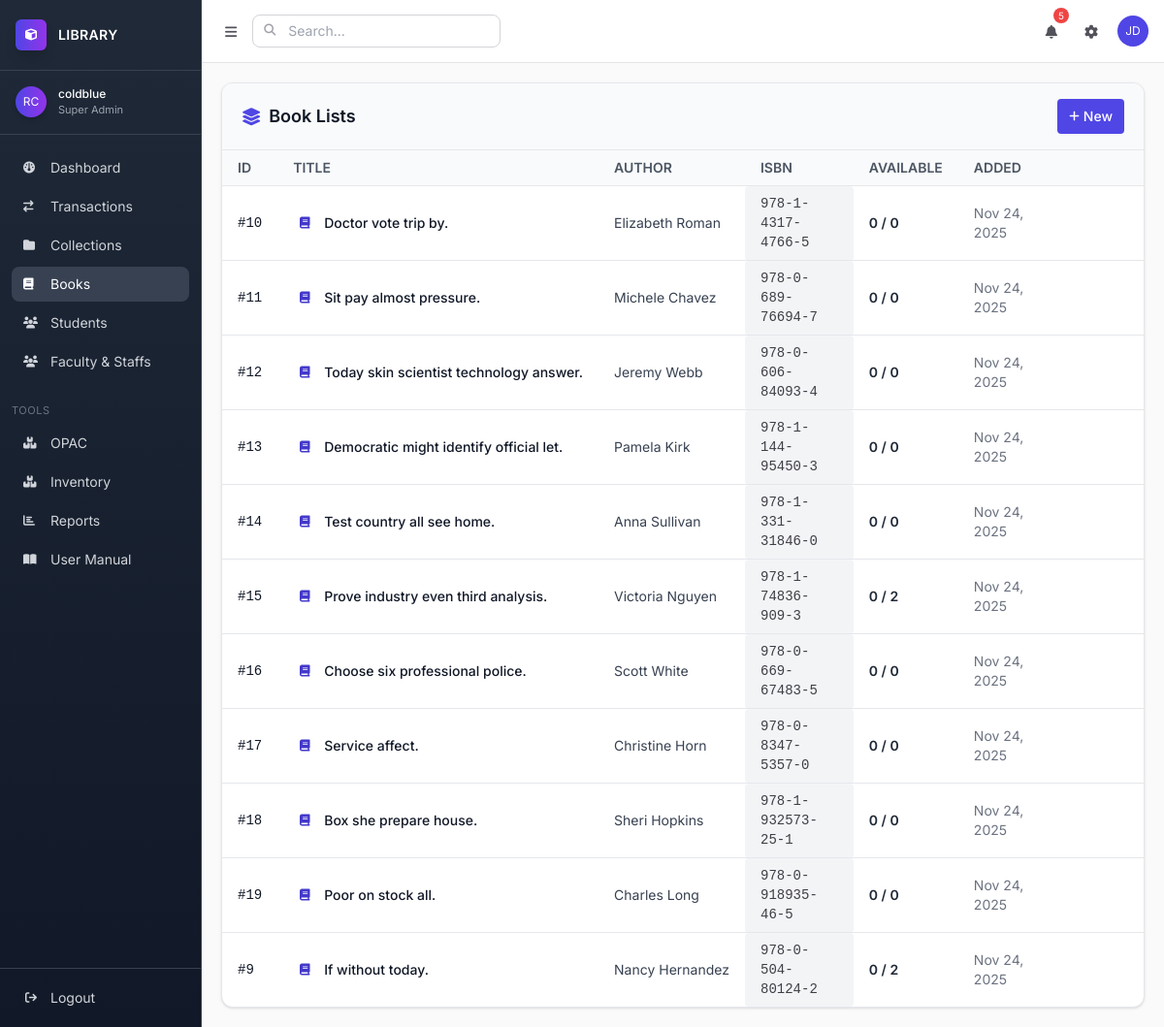
Page /library/list/ (signed in) on the committed database.
### apps/app2/models.py (models this page shows, shortened)
class Book(models.Model):
    collection = models.ForeignKey(
        Collection, on_delete=models.SET_NULL, null=True, blank=True, related_name="books"
    )
    control_number = models.CharField(max_length=50, unique=True, verbose_name="Control Number / 001")
    isbn = models.CharField(max_length=20, blank=True, null=True, verbose_name="ISBN / 020")
    title = models.CharField(max_length=255, verbose_name="Title / 245$a")
    subtitle = models.CharField(max_length=255, blank=True, null=True, verbose_name="Subtitle / 245$b")
    statement_of_responsibility = models.CharField(max_length=255, blank=True, null=True, verbose_name="Statement of Responsibility / 245$c")
    author = models.CharField(max_length=255, verbose_name="Main Author / 100$a")
    added_authors = models.CharField(max_length=255, blank=True, null=True, verbose_name="Added Authors / 700$a")
    edition = models.CharField(max_length=100, blank=True, null=True, verbose_name="Edition / 250")
    publisher = models.CharField(max_length=255, blank=True, null=True, verbose_name="Publisher / 264$b")
    publication_place = models.CharField(max_length=255, blank=True, null=True, verbose_name="Place / 264$a")
    publication_year = models.CharField(max_length=4, blank=True, null=True, verbose_name="Year / 264$c")
    pages = models.CharField(max_length=50, blank=True, null=True, verbose_name="Pagination / 300$a")
    illustrations = models.CharField(max_length=255, blank=True, null=True, verbose_name="Illustrations / 300$b")
    dimensions = models.CharField(max_length=50, blank=True, null=True, verbose_name="Dimensions / 300$c")
    series = models.CharField(max_length=255, blank=True, null=True, verbose_name="Series / 490$a")
    notes = models.TextField(blank=True, null=True, verbose_name="General Notes / 500")
    summary = models.TextField(blank=True, null=True, verbose_name="Summary / 520")
    subjects = models.CharField(max_length=255, blank=True, null=True, verbose_name="Subjects / 650$a")
    classification = models.CharField(max_length=50, blank=True, null=True, verbose_name="Dewey / 082 or Local / 090")
    language = models.CharField(max_length=50, blank=True, null=True, verbose_name="Language / 041$a")
    cover_image = models.ImageField(
        upload_to='book_covers/', blank=True, null=True, verbose_name="Book Cover"
    )
    created_at = models.DateTimeField(auto_now_add=True)
    updated_at = models.DateTimeField(auto_now=True)

### apps/app2/views/all.py (the view)
# urls.py: path('list/', views.book_list, name='book_list'),
@login_required
def book_list(request):
    books = Book.objects.annotate(
        borrowed_total=Count(
            'transactions',   # ✅ FIXED HERE
            filter=Q(transactions__status="borrowed")
        )
    ).prefetch_related("barcodes")
    return render(request, 'app2/book/book_list.html', {
        'books': books
    })

### templates/app2/book/book_list.html (shortened to what this page needs)
{% extends "base.html" %}
{% block content %}
<div class="bg-white rounded-xl shadow border border-gray-200 overflow-hidden">
    <div class="px-5 py-4 border-b border-gray-200 bg-gray-50 flex justify-between items-center">
        <h2 class="text-lg font-semibold text-gray-900 flex items-center space-x-2">
            <i class="fas fa-layer-group text-accent-500"></i>
            <span>Book Lists</span>
        </h2>
        <a href="{% url 'book_create' %}"
           class="px-3 py-2 bg-accent-500 text-white text-sm font-medium rounded hover:bg-accent-600 flex items-center gap-1">
            <i class="fas fa-plus text-xs"></i> New
        </a>
    </div>
    {% if books %}
    <div class="overflow-x-auto">
        <table class="w-full text-sm">
            <thead class="bg-gray-50 border-b border-gray-200">
                <tr>
                    <th class="px-4 py-2 text-left font-semibold text-gray-600 uppercase">ID</th>
                    <th class="px-4 py-2 text-left font-semibold text-gray-600 uppercase">Title</th>
                    <th class="px-4 py-2 text-left font-semibold text-gray-600 uppercase">Author</th>
                    <th class="px-4 py-2 text-left font-semibold text-gray-600 uppercase">ISBN</th>
                    <th class="px-4 py-2 text-left font-semibold text-gray-600 uppercase">Available</th>
                    <th class="px-4 py-2 text-left font-semibold text-gray-600 uppercase">Added</th>
                    <th class="px-4 py-2"></th>
                </tr>
            </thead>
            <tbody class="divide-y divide-gray-200">
                {% for book in books %}
                <tr class="hover:bg-gray-50 transition-colors duration-150 group">
                    <td class="px-4 py-2 font-mono text-gray-900">#{{ book.id }}</td>
                    <td class="px-4 py-2 truncate">
                        <div class="flex items-center gap-2">
                            <div class="w-6 h-6 bg-accent-100 rounded flex items-center justify-center">
                                <i class="fas fa-book text-accent-600 text-xs"></i>
                            </div>
                            <span class="font-medium text-gray-900 truncate">{{ book.title }}</span>
                        </div>
                    </td>
                    <td class="px-4 py-2 truncate text-gray-700">{{ book.author }}</td>
                    <td class="px-4 py-2 font-mono bg-gray-100 px-2 py-1 rounded">{{ book.isbn }}</td>
                    <td class="px-4 py-2 font-semibold text-gray-800">
                        {{ book.borrowed_total  }} / {{ book.barcodes.count }}
                    </td>
                    <td class="px-4 py-2 text-gray-500">{{ book.created_at|date:"M j, Y" }}</td>
                </tr>
                {% endfor %}
            </tbody>
        </table>
    </div>
    {% endif %}
</div>
{% endblock %}

### templates/base.html (shortened to what this page needs)
{% load static %} {% load custom_filters %}
<!DOCTYPE html>
<html lang="en">
	<head>
		<script src="https://cdn.tailwindcss.com"></script>
		<link rel="stylesheet" href="https://cdnjs.cloudflare.com/ajax/libs/font-awesome/6.4.0/css/all.min.css" />
		<link href="https://cdn.jsdelivr.net/npm/select2@4.1.0/dist/css/select2.min.css" rel="stylesheet" />
	</head>
	<body class="bg-soft-50 text-soft-700">
		<div class="flex h-screen overflow-hidden">
			<aside class="thin-sidebar w-16 lg:w-52 dark-sidebar border-r border-gray-700 flex flex-col">
				<div class="px-4 py-5 border-b border-gray-700">
					<div class="flex items-center space-x-2 lg:space-x-3">
						<div class="w-8 h-8 rounded-md bg-gradient-to-r from-accent-500 to-purple-600 flex items-center justify-center text-white text-xs shadow-lg">
							<i class="fa-solid fa-cube"></i>
						</div>
						<span class="hidden lg:block text-sm tracking-wide font-semibold text-white"> LIBRARY </span>
					</div>
				</div>
				<div class="px-4 py-4 border-b border-gray-700 flex items-center space-x-3">
					<div class="h-8 w-8 rounded-full bg-gradient-to-r from-accent-500 to-purple-600 text-white flex items-center justify-center text-xs shadow-md">RC</div>
					<div class="hidden lg:block">
						<p class="text-xs font-medium text-white">{{ request.user.get_full_name|default:request.user.username }}</p>
						<p class="text-[11px] text-gray-400">{{ request.user.role|default:"Super Admin" }}</p>
					</div>
				</div>
				<nav class="flex-1 overflow-y-auto slim-scrollbar py-4">
					<ul class="space-y-1 px-3 text-sm">
						<li>
							<a href="{% url 'dashboard' %}" class="flex items-center px-3 py-2 rounded-lg hover:bg-gray-700 transition-all duration-200 {% if request.resolver_match.url_name == 'dashboard' %} bg-gray-700 text-white {% else %} text-gray-300 {% endif %}">
								<i class="fa-solid fa-gauge text-xs w-4"></i>
								<span class="hidden lg:block ml-3">Dashboard</span>
							</a>
						</li>
						<li>
							<a href="{% url 'transaction_list' %}" class="flex items-center px-3 py-2 rounded-lg hover:bg-gray-700 transition-all duration-200 {% if request.resolver_match.url_name == 'transaction_list' %} bg-gray-700 text-white {% else %} text-gray-300 {% endif %}">
								<i class="fa-solid fa-arrow-right-arrow-left text-xs w-4"></i>
								<span class="hidden lg:block ml-3">Transactions</span>
							</a>
						</li>
						<li>
							<a href="{% url 'collection_list' %}" class="flex items-center px-3 py-2 rounded-lg hover:bg-gray-700 transition-all duration-200 {% if request.resolver_match.url_name == 'collection_list' %} bg-gray-700 text-white {% else %} text-gray-300 {% endif %}">
								<i class="fa-solid fa-folder text-xs w-4"></i>
								<span class="hidden lg:block ml-3">Collections</span>
							</a>
						</li>
						<li>
							<a href="{% url 'book_list' %}" class="flex items-center px-3 py-2 rounded-lg hover:bg-gray-700 transition-all duration-200 {% if request.resolver_match.url_name == 'book_list' %} bg-gray-700 text-white {% else %} text-gray-300 {% endif %}">
								<i class="fa-solid fa-book text-xs w-4"></i>
								<span class="hidden lg:block ml-3">Books</span>
							</a>
						</li>
						<li>
							<a href="{% url 'library_students' %}" class="flex items-center px-3 py-2 rounded-lg hover:bg-gray-700 transition-all duration-200 {% if request.resolver_match.url_name == 'library_students' %} bg-gray-700 text-white {% else %} text-gray-300 {% endif %}">
								<i class="fa-solid fa-users text-xs w-4"></i>
								<span class="hidden lg:block ml-3">Students</span>
							</a>
						</li>
						<li>
							<a href="{% url 'library_students' %}" class="flex items-center px-3 py-2 rounded-lg hover:bg-gray-700 transition-all duration-200 {% if request.resolver_match.url_name == 'staffs' %} bg-gray-700 text-white {% else %} text-gray-300 {% endif %}">
								<i class="fa-solid fa-users text-xs w-4"></i>
								<span class="hidden lg:block ml-3">Faculty & Staffs</span>
							</a>
						</li>
					</ul>
					<div class="hidden lg:block px-3 mt-6 mb-2 text-[11px] uppercase text-gray-500 tracking-wider">Tools</div>
					<ul class="space-y-1 px-3 text-sm">
						<li>
							<a href="{% url 'opac' %}" class="flex items-center px-3 py-2 rounded-lg hover:bg-gray-700 text-gray-300 transition-all duration-200">
								<i class="fa-solid fa-boxes text-xs w-4"></i>
								<span class="hidden lg:block ml-3">OPAC</span>
							</a>
						</li>
						<li>
							<a href="#" class="flex items-center px-3 py-2 rounded-lg hover:bg-gray-700 text-gray-300 transition-all duration-200">
								<i class="fa-solid fa-boxes text-xs w-4"></i>
								<span class="hidden lg:block ml-3">Inventory</span>
							</a>
						</li>
						<li>
							<a href="#" class="flex items-center px-3 py-2 rounded-lg hover:bg-gray-700 text-gray-300 transition-all duration-200">
								<i class="fa-solid fa-chart-bar text-xs w-4"></i>
								<span class="hidden lg:block ml-3">Reports</span>
							</a>
						</li>
						<li>
							<a href="{% url 'manual' %}" class="flex items-center px-3 py-2 rounded-lg hover:bg-gray-700 text-gray-300 transition-all duration-200 {% if request.resolver_match.url_name == 'manual' %} bg-gray-700 text-white {% else %} text-gray-300 {% endif %}">
								<i class="fa-solid fa-book-open text-xs w-4"></i>
								<span class="hidden lg:block ml-3">User Manual</span>
							</a>
						</li>
					</ul>
				</nav>
				<div class="border-t border-gray-700 p-3">
					{% if user.is_authenticated %}
					<form method="POST" action="{% url 'logout' %}">
						<button class="flex items-center w-full px-3 py-2 text-sm rounded-lg hover:bg-gray-700 text-gray-300 transition-all duration-200" type="submit">
							<i class="fa-solid fa-arrow-right-from-bracket text-xs w-4"></i>
							<span class="hidden lg:block ml-3">Logout</span>
						</button>
					</form>
					{% endif %}
				</div>
			</aside>
			<div class="flex-1 flex flex-col overflow-hidden">
				<header class="bg-white border-b border-soft-200 px-4 py-3 flex items-center justify-between">
					<div class="flex items-center space-x-2">
						<button id="sidebarToggle" class="p-2 rounded-md hover:bg-soft-100 text-soft-600">
							<i class="fa-solid fa-bars text-sm"></i>
						</button>
						<div class="relative">
							<i class="fa-solid fa-search absolute left-3 top-2 text-soft-400 text-xs"></i>
							<input type="text" placeholder="Search..." class="pl-9 pr-3 py-1.5 text-sm border border-soft-300 rounded-lg focus:ring-accent-500 focus:border-accent-500 w-48 lg:w-64" />
						</div>
					</div>
					<div class="flex items-center space-x-3">
						<button class="relative p-2 rounded-md hover:bg-soft-100 text-soft-600">
							<i class="fa-solid fa-bell text-sm"></i>
							<span class="absolute -top-1 -right-1 bg-red-500 text-white text-[10px] h-4 w-4 rounded-full flex items-center justify-center">5</span>
						</button>
						<button class="p-2 rounded-md hover:bg-soft-100 text-soft-600">
							<i class="fa-solid fa-gear text-sm"></i>
						</button>
						<div class="h-8 w-8 rounded-full bg-accent-500 text-white flex items-center justify-center text-xs">JD</div>
					</div>
				</header>
				<main class="flex-1 overflow-y-auto slim-scrollbar p-5 bg-soft-50">
					{% block content %}{% endblock %}
				</main>
			</div>
		</div>
	</body>
</html>

### templates/base.html (style rules this page uses)
* { font-family: "Inter", sans-serif; }
.thin-sidebar { transition: all 0.2s ease; }
.dark-sidebar { background: linear-gradient(180deg, #1f2937 0%, #111827 100%); }

### rows in the picture
Book: id "10", title "Doctor vote trip by.", author "Elizabeth Roman", isbn "978-1-4317-4766-5", borrowed_total "0", barcodes.count "0", created_at "Nov 24, 2025"
Book: id "11", title "Sit pay almost pressure.", author "Michele Chavez", isbn "978-0-689-76694-7", borrowed_total "0", barcodes.count "0", created_at "Nov 24, 2025"
Book: id "12", title "Today skin scientist technology answer.", author "Jeremy Webb", isbn "978-0-606-84093-4", borrowed_total "0", barcodes.count "0", created_at "Nov 24, 2025"
Book: id "13", title "Democratic might identify official let.", author "Pamela Kirk", isbn "978-1-144-95450-3", borrowed_total "0", barcodes.count "0", created_at "Nov 24, 2025"
Book: id "14", title "Test country all see home.", author "Anna Sullivan", isbn "978-1-331-31846-0", borrowed_total "0", barcodes.count "0", created_at "Nov 24, 2025"
Book: id "15", title "Prove industry even third analysis.", author "Victoria Nguyen", isbn "978-1-74836-909-3", borrowed_total "0", barcodes.count "2", created_at "Nov 24, 2025"
Book: id "16", title "Choose six professional police.", author "Scott White", isbn "978-0-669-67483-5", borrowed_total "0", barcodes.count "0", created_at "Nov 24, 2025"
Book: id "17", title "Service affect.", author "Christine Horn", isbn "978-0-8347-5357-0", borrowed_total "0", barcodes.count "0", created_at "Nov 24, 2025"
Book: id "18", title "Box she prepare house.", author "Sheri Hopkins", isbn "978-1-932573-25-1", borrowed_total "0", barcodes.count "0", created_at "Nov 24, 2025"
Book: id "19", title "Poor on stock all.", author "Charles Long", isbn "978-0-918935-46-5", borrowed_total "0", barcodes.count "0", created_at "Nov 24, 2025"
Book: id "9", title "If without today.", author "Nancy Hernandez", isbn "978-0-504-80124-2", borrowed_total "0", barcodes.count "2", created_at "Nov 24, 2025"

### other values in the picture
{{ request.user.get_full_name|default:request.user.username }} "coldblue"
{{ request.user.role|default:"Super Admin" }} "Super Admin"
